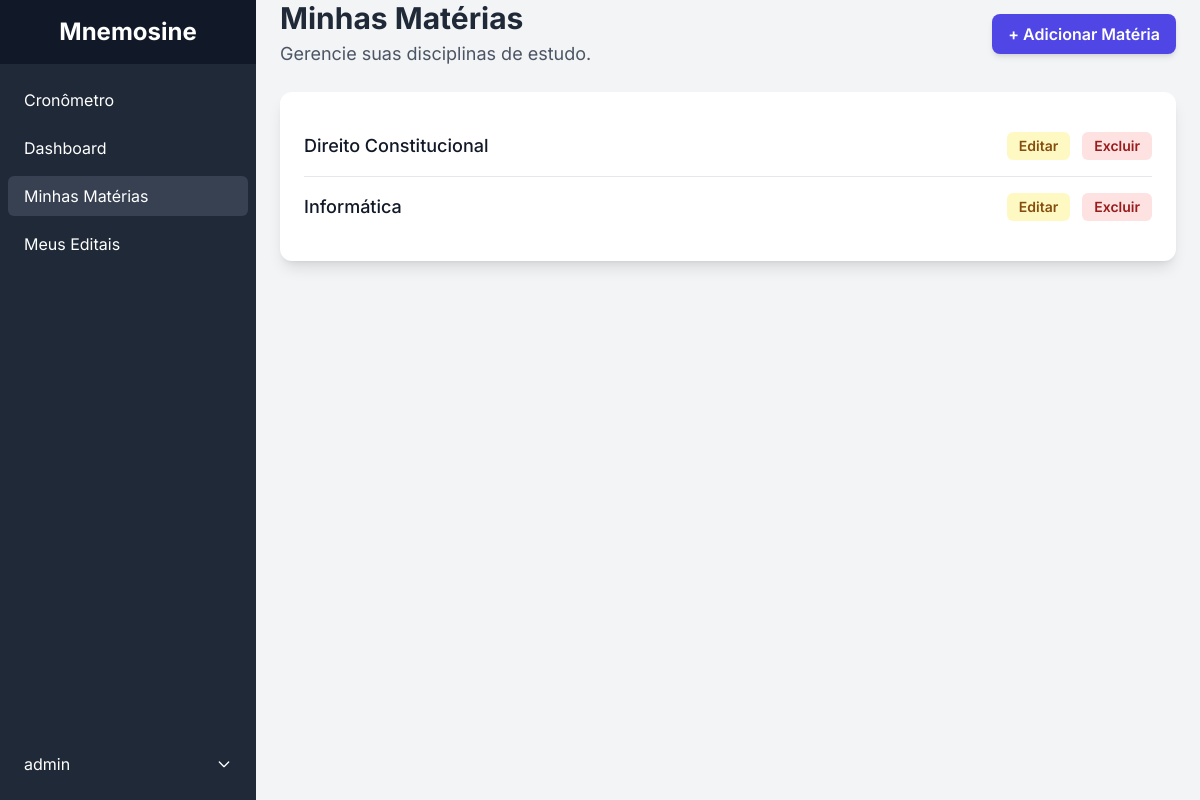
The page /materias/ (signed in) on the database as committed earlier.
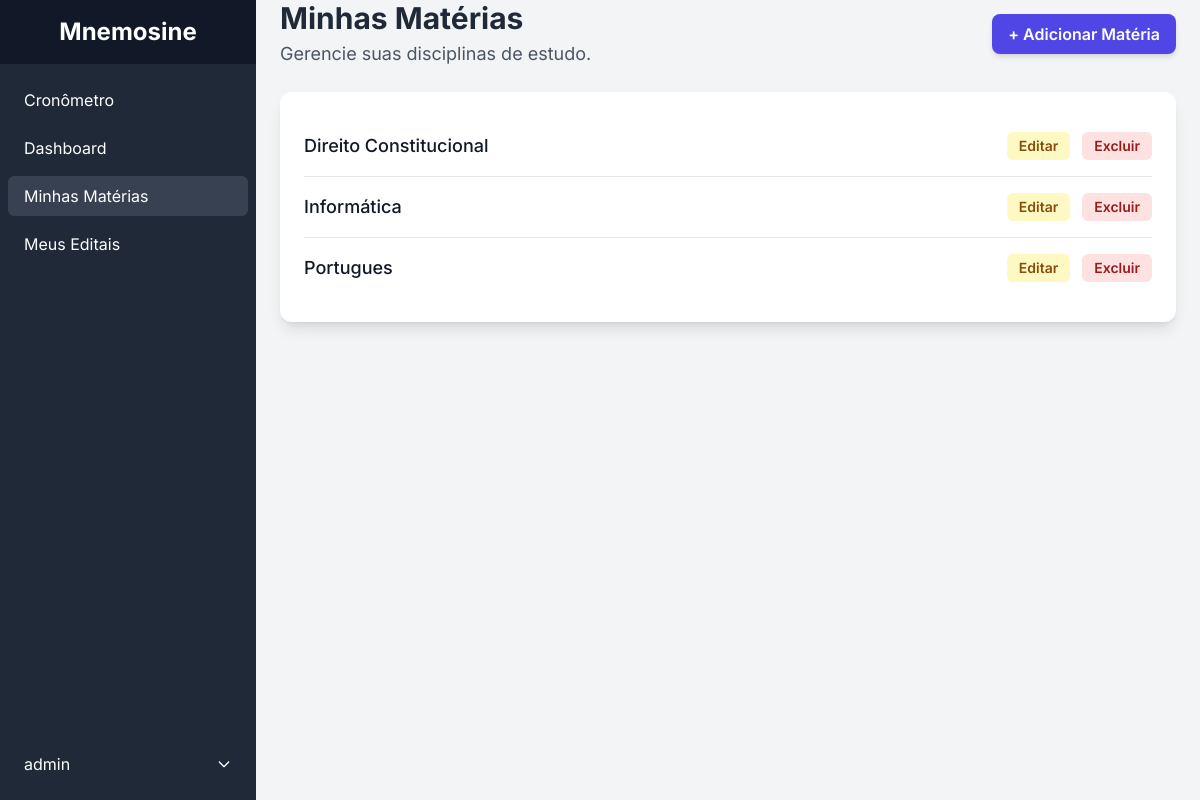
The same page on the database as committed later.
### dashboard/models.py (models this page shows, shortened)
class Materia(models.Model):
    usuario = models.ForeignKey(User, on_delete=models.CASCADE, related_name='materias')
    nome = models.CharField(max_length=100)
    class Meta:
        unique_together = ('usuario', 'nome')

### dashboard/views.py (the view)
# urls.py: path('materias/', views.listar_materias, name='listar_materias'),
@login_required
def listar_materias(request):
    materias = Materia.objects.filter(usuario=request.user)
    return render(request, 'dashboard/listar_materias.html', {'materias': materias})

### dashboard/templates/dashboard/listar_materias.html (shortened to what this page needs)
{% extends 'dashboard/base.html' %}
{% block content %}
<div class="w-full max-w-4xl mx-auto">
    <div class="flex flex-col sm:flex-row justify-between items-start sm:items-center mb-6">
        <div>
            <h1 class="text-3xl font-bold text-gray-800">Minhas Matérias</h1>
            <p class="mt-1 text-lg text-gray-600">Gerencie suas disciplinas de estudo.</p>
        </div>
        <a href="{% url 'cadastrar_materia' %}" class="mt-4 sm:mt-0 px-4 py-2 font-semibold text-white bg-indigo-600 rounded-lg shadow-md hover:bg-indigo-700">
            + Adicionar Matéria
        </a>
    </div>
    <div class="bg-white rounded-xl shadow-lg overflow-hidden">
        <div class="p-4 sm:p-6">
            {% if materias %}
                <ul class="divide-y divide-gray-200">
                    {% for materia in materias %}
                        <li class="py-4 flex flex-col sm:flex-row items-start sm:items-center justify-between">
                            <p class="text-lg font-medium text-gray-900">{{ materia.nome }}</p>
                            <div class="flex space-x-3 mt-3 sm:mt-0">
                                <a href="{% url 'editar_materia' materia.id %}" class="px-3 py-1 text-sm font-semibold text-yellow-800 bg-yellow-100 rounded-md hover:bg-yellow-200">Editar</a>
                                <a href="{% url 'deletar_materia' materia.id %}" class="px-3 py-1 text-sm font-semibold text-red-800 bg-red-100 rounded-md hover:bg-red-200">Excluir</a>
                            </div>
                        </li>
                    {% endfor %}
                </ul>
            {% else %}
                <div class="text-center py-10">
                    <p class="text-gray-500">Você ainda não cadastrou nenhuma matéria.</p>
                    <p class="text-gray-500 mt-1">Clique em "Adicionar Matéria" para começar.</p>
                </div>
            {% endif %}
        </div>
    </div>
</div>
{% endblock %}

Rows that differ between the two databases and show on the page:
added Materia: nome "Portugues"
